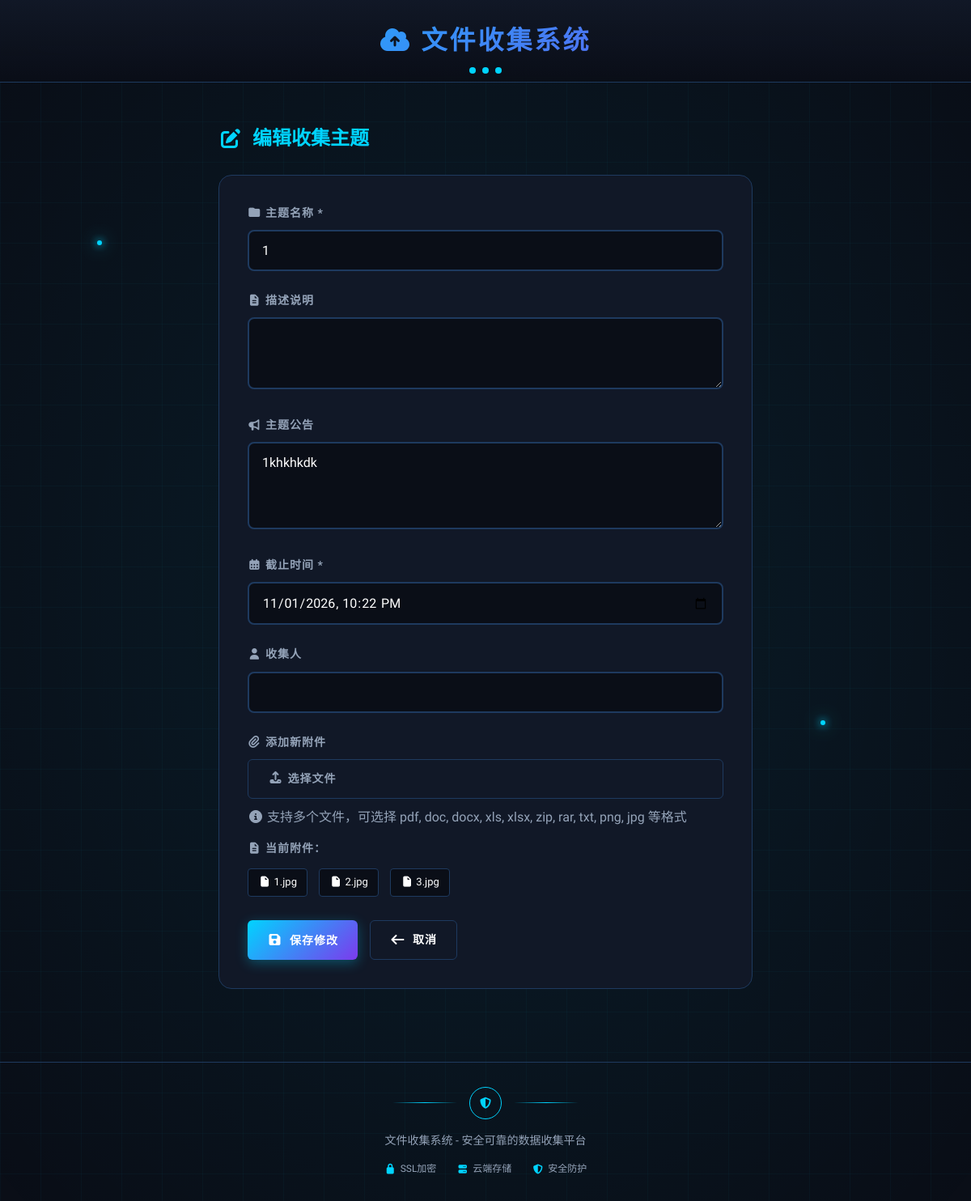
Before: /admin/theme/1/edit (signed in) with the older database file.
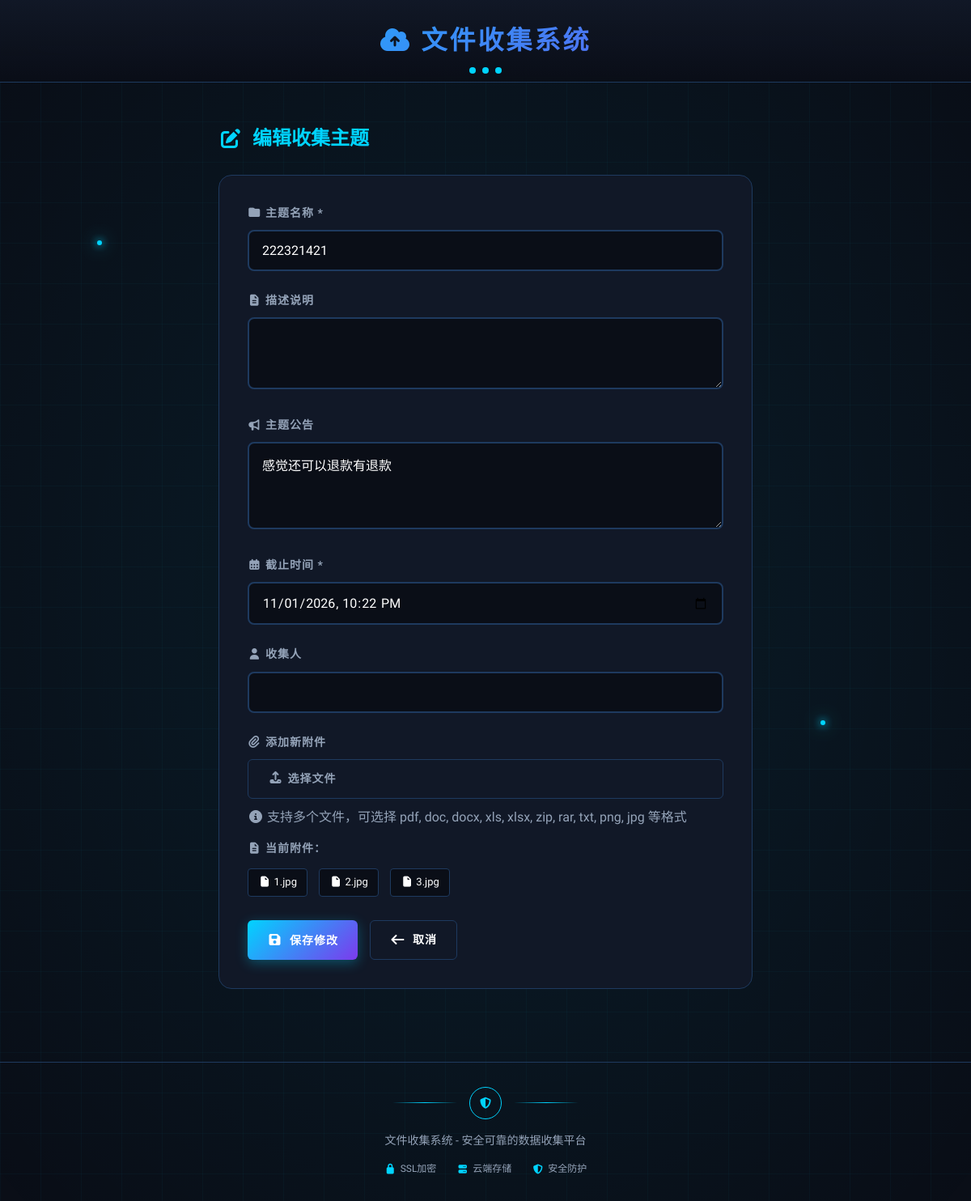
After: the same page with the newer database file.
### models.py (models this page shows)
class CollectionTheme(db.Model):
    id = db.Column(db.Integer, primary_key=True)
    title = db.Column(db.String(200), nullable=False)
    description = db.Column(db.Text)
    announcement = db.Column(db.Text)
    deadline = db.Column(db.DateTime, nullable=False)
    created_at = db.Column(db.DateTime, default=datetime.utcnow)
    is_active = db.Column(db.Boolean, default=True)
    collector_name = db.Column(db.String(100))
    collection_objects = db.relationship('CollectionObject', backref='theme', lazy=True, cascade='all, delete-orphan')
    attachments = db.relationship('ThemeAttachment', backref='theme', lazy=True, cascade='all, delete-orphan')

### routes.py (the view, shortened to what this page needs)
    @app.route('/admin/theme/<int:theme_id>/edit', methods=['GET', 'POST'])
    @login_required
    def edit_theme(theme_id):
        theme = CollectionTheme.query.get_or_404(theme_id)
        return render_template('theme_edit.html', theme=theme)

### models.py (called while the page is built)
@login_manager.user_loader
def load_user(user_id):
    return Admin.query.get(int(user_id))

### app/templates/theme_edit.html (shortened to what this page needs)
{% extends "base.html" %}
{% block content %}
<div class="container form-container">
    <h2><i class="fas fa-edit"></i> 编辑收集主题</h2>
    <form method="POST" enctype="multipart/form-data" class="theme-form">
        <div class="form-group">
            <label><i class="fas fa-folder"></i> 主题名称 *</label>
            <input type="text" name="title" value="{{ theme.title }}" required>
        </div>
        <div class="form-group">
            <label><i class="fas fa-file-alt"></i> 描述说明</label>
            <textarea name="description" rows="3">{{ theme.description or '' }}</textarea>
        </div>
        <div class="form-group">
            <label><i class="fas fa-bullhorn"></i> 主题公告</label>
            <textarea name="announcement" rows="4" placeholder="输入主题公告内容">{{ theme.announcement or '' }}</textarea>
        </div>
        <div class="form-group">
            <label><i class="fas fa-calendar-alt"></i> 截止时间 *</label>
            <input type="datetime-local" name="deadline" value="{{ theme.deadline.strftime('%Y-%m-%dT%H:%M') }}" required>
        </div>
        <div class="form-group">
            <label><i class="fas fa-user"></i> 收集人</label>
            <input type="text" name="collector_name" value="{{ theme.collector_name or '' }}">
        </div>
        <div class="form-group">
            <label><i class="fas fa-paperclip"></i> 添加新附件</label>
            <label for="attachment-input" class="btn btn-secondary" style="cursor:pointer;">
                <i class="fas fa-upload"></i> 选择文件
            </label>
            <div id="file-list" style="margin-top: 10px; color: var(--text-secondary);">
                <i class="fas fa-info-circle"></i> 支持多个文件，可选择 pdf, doc, docx, xls, xlsx, zip, rar, txt, png, jpg 等格式
            </div>
            {% if theme.attachments %}
            <div style="margin-top: 15px;">
                <label><i class="fas fa-file-alt"></i> 当前附件：</label>
                <div class="attachment-list" style="margin-top: 8px;">
                    {% for att in theme.attachments %}
                    <span class="existing-attachment">
                        <i class="fas fa-file"></i> {{ att.original_name }}
                    </span>
                    {% endfor %}
                </div>
            </div>
            {% endif %}
        </div>
        <div class="form-actions">
            <button type="submit" class="btn btn-primary">
                <i class="fas fa-save"></i> 保存修改
            </button>
            <a href="{{ url_for('admin_dashboard') }}" class="btn btn-secondary">
                <i class="fas fa-arrow-left"></i> 取消
            </a>
        </div>
    </form>
</div>
{% endblock %}

Changed rows visible on the page:
changed CollectionTheme: title "1" → "222321421"; announcement "1khkhkdk" → "感觉还可以退款有退款"
